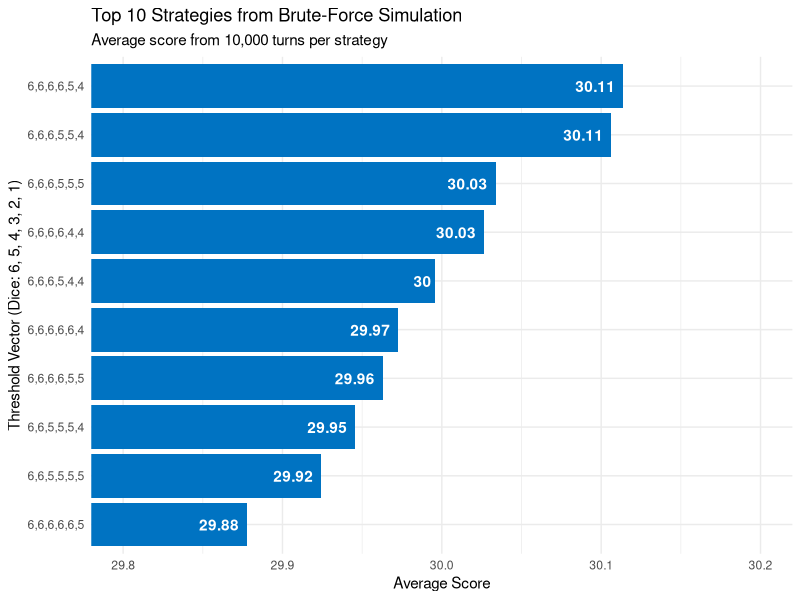
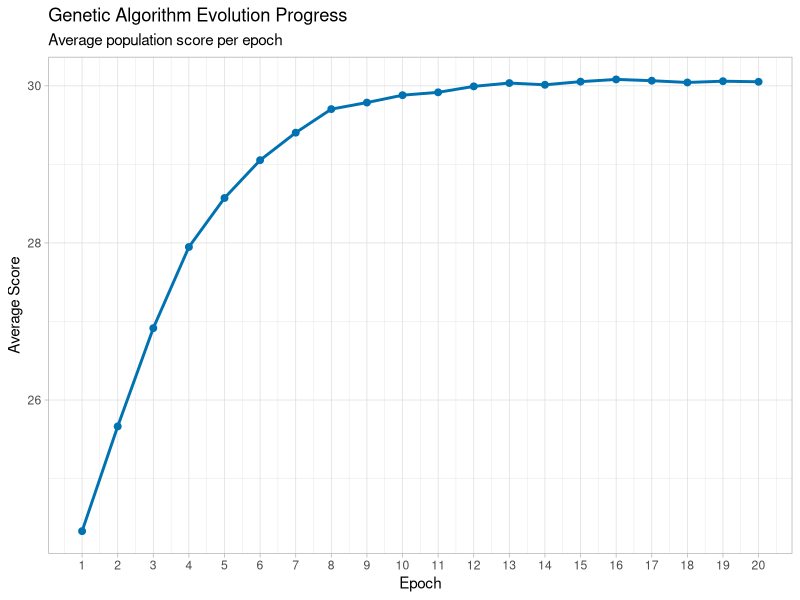
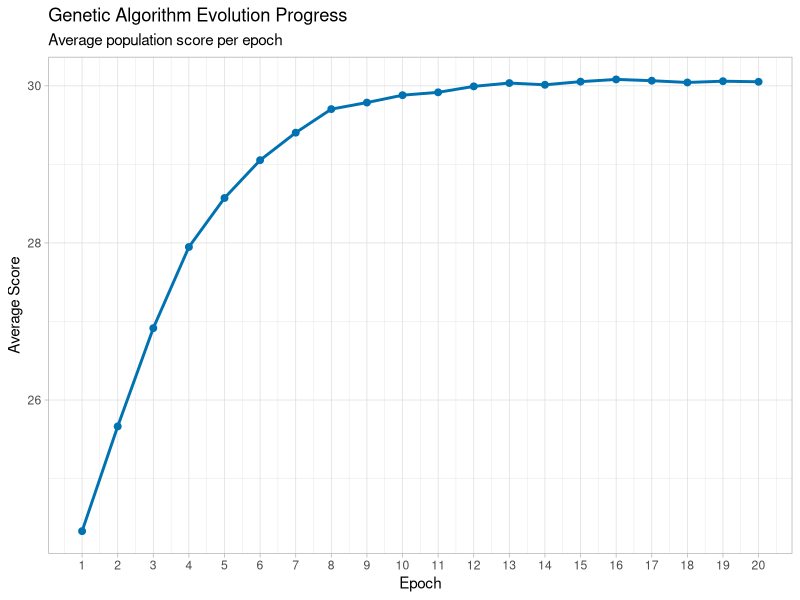
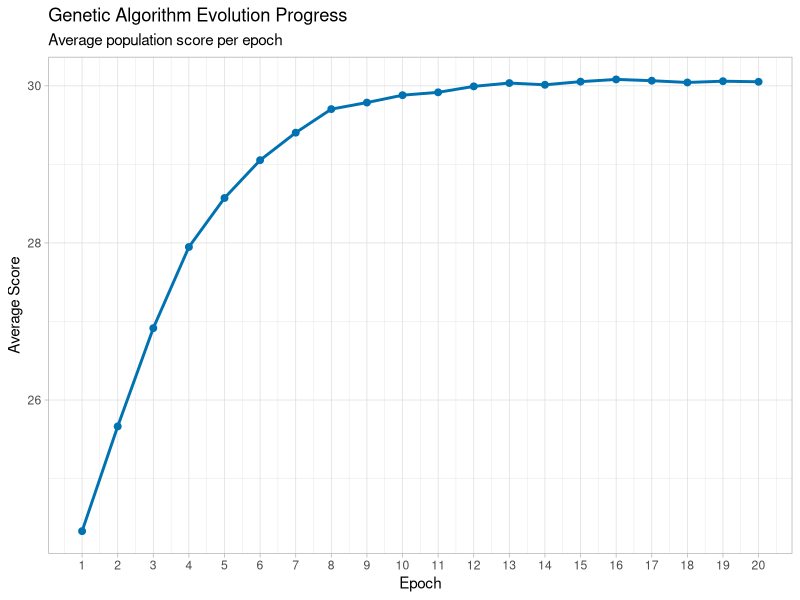

These charts were generated, in order, by the following R code:
## ---- chunk 1
knitr::opts_chunk$set(echo = TRUE)
options(scipen=10) # Print 0.00513 instead of 5.13e-03.

## ---- chunk 2
# This function simulates a player's turn
turn <- function() {
    
    # Number of dice still in game
    dice_left = 6
    
    # The number of current throw
    throw_num = 0
    
    # Final result of the turn
    final = c()
    
    while (dice_left>0){
        
        # Enumerate the throw
        throw_num = throw_num + 1
        
        # In a "bad" throw we do not want to keep any dice
        bad = TRUE
        throw = sample.int(6,size = dice_left, replace = TRUE)
        
        # Choose which dice to keep
        for (die in throw){
            
            if (die>=5){
                final = append(final, die)
                dice_left = dice_left - 1
                bad = FALSE
            }
        }
        
        # We are forced to keep 1 die, so we keep the highest value
        if (bad) {
            final = append(final, max(throw))
            dice_left = dice_left - 1
        }
    }
    
    final_sum = sum(final)
    return(final_sum)
}
## ---- chunk 3
turn()
## ---- chunk 4
e_max <- function(n){
    e = 0
    for (x in 1:6) {
        Fx=x/6
        fx=1/6
        e = e + x*(Fx**n - (Fx-fx)**n)
    }
    return(e)
}
## ---- chunk 5
n_range <- 6:1
expected_maxima <- round(e_max(n_range), digits = 2)
data.frame(n = n_range, expected_maximum = expected_maxima)
## ---- chunk 6
turn <- function(thresholds) {
    
    # We will compute expected maximal values for rolls with 1 to 6 dice
    thresholds <- thresholds

    
    dice_in_game <- 6
    final_hand <- c()
  
    # While we are still left with dice to throw, we will play
    while (dice_in_game > 0) {
    
        throw <- sample.int(n = 6, size = dice_in_game, replace = TRUE)
        initial_throw_size <- length(throw)
        improvement_found <- TRUE
        
        # Now let's choose the dice to keep going from highest value down
        while (improvement_found) {
          
            # Start with no expected improvement
            improvement_found <- FALSE 
          
            if (length(throw) == 0) {
                break
            }
          
            # With more dice left in game, the threshold for keeping is higher
            current_threshold <- thresholds[7-length(throw)]
            indices_to_keep <- which(throw >= current_threshold)
          
            # If we want actually want to keep any, we have found an improvement
            if (length(indices_to_keep) > 0) {
                improvement_found <- TRUE 
                final_hand <- append(final_hand, throw[indices_to_keep])
                throw <- throw[-indices_to_keep]
            }
        }
        
        # If we haven't found any sufficient values, we will bite the bullet and
        # keep the highest value
        if (length(throw) == initial_throw_size) {
            max_index <- which.max(throw)
            final_hand <- append(final_hand, throw[max_index])
            throw <- throw[-max_index]
        }
        
        dice_in_game <- length(throw)
    }
  
    return(sum(final_hand))
}
## ---- chunk 7
all_vectors <- expand.grid(rep(list(6:4), 6))

valid_vectors <- all_vectors[apply(all_vectors, 1, function(x) all(diff(x) <= 0)), ]


valid_vectors <- cbind(valid_vectors, rep(0,nrow(valid_vectors)))
names(valid_vectors) <- c(paste0("T", 1:6),"score")
row.names(valid_vectors) <- NULL
print(valid_vectors)
## ---- chunk 8
n_vectors = nrow(valid_vectors)

for (i in 1:n_vectors) {
    
    current_vector <- as.double(valid_vectors[i,1:6])
    
    sim_results <- replicate(10000, {
        sum(turn(current_vector))
    })
    
    valid_vectors[i,"score"]=mean(sim_results)
    
    cat("iteration", i,"out of",n_vectors, "\n")
}

## ---- chunk 9
print(valid_vectors)

## ---- chunk 10
library(ggplot2)

# Make sure 'score' is numeric
valid_vectors$score <- as.numeric(valid_vectors$score)

# Create a string for the threshold labels
valid_vectors$threshold_label <- apply(valid_vectors[,1:6], 1, function(x) {
  paste(x, collapse = ",")
})

# Get the top 10 vectors
top_10_vectors <- head(valid_vectors[order(valid_vectors$score, decreasing = TRUE), ], 10)

# Create the plot
ggplot(top_10_vectors, aes(x = reorder(threshold_label, score), y = score)) +
  geom_bar(stat = "identity", fill = "#0073C2") +
  geom_text(aes(label = round(score, 2)), hjust = 1.2, color = "white", fontface = "bold") +
  
  # coord_flip() flips the x and y axes.
  # So, to zoom the horizontal axis (which was 'y'), we set 'ylim'.
  coord_flip(ylim = c(29.8, 30.2)) + 
  
  labs(
    title = "Top 10 Strategies from Brute-Force Simulation",
    subtitle = "Average score from 10,000 turns per strategy",
    x = "Threshold Vector (Dice: 6, 5, 4, 3, 2, 1)",
    y = "Average Score"
  ) +
  theme_minimal()
## ---- chunk 11
sorted_vectors <- valid_vectors[order(valid_vectors$score, decreasing = TRUE), ]
best_vectors <- head(sorted_vectors, 3)

score <- 0

n_vectors <- nrow(best_vectors)

for (i in 1:n_vectors) {
    
    current_vector <- as.double(best_vectors[i,1:6])
    
    sim_results <- replicate(1000, {
        sum(turn(current_vector))
    })
    
    last_score <- score
    score <- mean(sim_results)
    
    best_vectors[i,"score"] <- score
    
    cat("iteration", i,"out of",n_vectors, "\n")
    
    if (score>last_score) {
        best_sim_results <- sim_results
    }
}
print(best_vectors)
## ---- chunk 12
make_population <- function(n) {
    
    population <- replicate(n,sample(1:6, 6, replace = TRUE))
    
    
    population <- as.data.frame(t(population))
    
    col_names <- (c("T1","T2","T3","T4","T5","T6"))
    colnames(population) <- col_names
    population$score <- replicate(n,0)
    
    return(population)
}
## ---- chunk 13
evaluate_population <- function(population,epoch, n_epochs, sampled_turns){
    
    n_chrom <- nrow(population)
    
    cat(paste("\n--- Evaluating Epoch:", epoch, "---\n"))
    
    pb <- txtProgressBar(min = 0, max=n_chrom, style = 3)
    
    for (chrom_i in 1:n_chrom) {
    
        chromosome <- as.double(population[chrom_i,1:6])
        
        
        repetitions <- ceiling(100 + (sampled_turns-100)*(epoch/n_epochs)^3)
        sim_results <- replicate(repetitions,sum(turn(chromosome)))
        
        sim_score <- mean(sim_results)
        population$score[chrom_i] <- sim_score
        
        setTxtProgressBar(pb, chrom_i)        
    }
    close(pb)
    cat("\n")
    return(population)
}


## ---- chunk 14
crossover <- function(chromosome_x, chromosome_y, crossover_point ,prob_mutate){
    
    child <- c(chromosome_x[1:crossover_point], 
               chromosome_y[(crossover_point + 1):6])
    
    if(runif(1)<=prob_mutate){
        
        mutation_index <- sample(1:6,1)
        mutated_value <- child[mutation_index]
        
        if (mutated_value==1) {
            child[mutation_index] <- 2
        }
        
        else if (mutated_value==6) {
            child[mutation_index] <- 5
        }
        else {
            
            if (runif(1)>0.5){
                child[mutation_index] <- mutated_value -1
            }
            else{
                                   child[mutation_index] <- mutated_value + 1 
            }
        }
    }
    return(child)
}

chx = c(1,1,1,1,1,1)
chy = c(6,6,6,6,6,6)
print(crossover(chx,chy,crossover_point = 3,prob_mutate = 0.1))
## ---- chunk 15
reproduce_population <- function(population){
    
    new_population <- list()
    n <- nrow(population)
    for (i in 1:n) {
        
        contestants_index <- sample(1:n, 4,replace = TRUE)
        contestants <- population[contestants_index,]
        
        if (contestants$score[1]>contestants$score[2]) {
            chromosome_x <- as.numeric(contestants[1,1:6])
        }
        else {
            chromosome_x <- as.numeric(contestants[2,1:6])
        }
        
        if (contestants$score[3]>contestants$score[4]) {
            chromosome_y <- as.numeric(contestants[3,1:6])
        }
        else {
            chromosome_y <- as.numeric(contestants[4,1:6]) 
        }
        child <- crossover(chromosome_x = chromosome_x,
                           chromosome_y = chromosome_y,
                           crossover_point = 3,
                           prob_mutate = 0.1)
        child <- c(child,0)
        new_population[[i]] <- child
    }
    new_population <- as.data.frame(do.call(rbind,new_population))
    colnames(new_population) <- colnames(population)
    return(new_population)
}
## ---- chunk 16
create_evolution_plot <- function(evolution_progress){
  p <- ggplot(evolution_progress, aes(x = epoch, y = epoch_avg_score)) +
      
      # Add a blue line, make it slightly thicker
      geom_line(color = "#0072B2", size = 1) + 
      
      # Add points for each epoch to show the discrete steps
      geom_point(color = "#0072B2", size = 2) + 
      
      # Make sure the x-axis only shows integer epoch numbers
      scale_x_continuous(breaks = 1:length(evolution_progress$epoch)) +
      
      # Add better titles and labels
      labs(
        title = "Genetic Algorithm Evolution Progress",
        subtitle = "Average population score per epoch",
        x = "Epoch",
        y = "Average Score"
      ) +
      
      # theme_minimal() is great, theme_light() is also a clean option
      theme_light() 
      return(p)
}
## ---- chunk 17

evolve <- function(n, n_epochs, sampled_turns, early_stop=5){
    
    best_chromosome <- c(0,0,0,0,0,0,0)
    last_best_chromosome <- c(0,0,0,0,0,0,0)
    i_early_stop <- 0

    evolution_progress <- list()
    
    for (epoch in 1:n_epochs){
        
        if (epoch==1){
            population <- make_population(n)
        }
        else {
            population <- reproduce_population(population = population)
        }
        
        population <- evaluate_population(population = population,
                                          epoch = epoch,
                                          n_epochs = n_epochs,
                                          sampled_turns = sampled_turns)
        
        last_best_chromosome <- best_chromosome
        best_chromosome <- as.numeric(population[which.max(population$score),])
        cat("--- Best Chromosome:",
            best_chromosome,
            " ---","\n","\n","\n")
        if(identical(last_best_chromosome[1:6],best_chromosome[1:6])){
            i_early_stop <- i_early_stop +1
        }
        else {
            i_early_stop <- 0
        }
        if (i_early_stop>=early_stop) {
            cat("Stopping early, solution did not change for",i_early_stop,"epochs.","\n")
            break
        }
        evolution_progress[[epoch]] <- c(epoch,mean(population$score))
    }
    
    evolution_progress <- as.data.frame(do.call(rbind,evolution_progress))
    colnames(evolution_progress) <- c("epoch","epoch_avg_score")
    p <- create_evolution_plot(evolution_progress = evolution_progress)
    print(p)
    ggsave("evolution_results_plot.png", plot = p, width = 8, height = 5)
    
    return(list("population"=population, "p"=p))
}

evolution <- evolve(n = 100,
             n_epochs = 20,
             sampled_turns = 1000,
             early_stop = 5)

## ---- chunk 18
p <- evolution$p
evolved_population <- evolution$population
print(p)
## ---- chunk 19
cat("Brute force result:","\n",as.numeric((best_vectors[which.max(best_vectors$score),1:7])))
cat("\n","\n")
cat("GA result:","\n",as.numeric(evolved_population[which.max(evolved_population$score),]))
## ---- chunk 20
# 1. Get the basic statistics from your results
x_bar <- mean(best_sim_results)   # Sample Mean
s <- sd(best_sim_results)         # Sample Standard Deviation
n <- length(best_sim_results)     # Sample Size

# 2. Calculate the Standard Error (SE)
# This is the standard deviation of the *sample mean*
se <- s / sqrt(n)

# 3. Get the Critical Value (z-score)
# For a 95% CI, this value is always 1.96
# (You can get it with qnorm(0.975))
z_critical <- 1.96

# 4. Calculate the Margin of Error
margin_of_error <- z_critical * se

# 5. Build the Confidence Interval
lower_bound <- x_bar - margin_of_error
upper_bound <- x_bar + margin_of_error

# Print the results
cat(paste("95% CI: [", round(lower_bound, 3), ",", round(upper_bound, 3), "]\n"))

